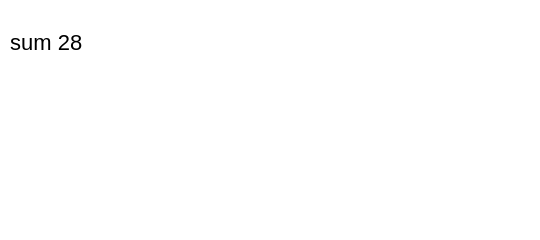

Describe this chart as a Vega-Lite specification.
### Vega specification from a JSON file in a GitHub repository (floating-point values rounded to 4 significant figures)
{"$schema": "https://vega.github.io/schema/vega/v6.json", "description": "Field names reached through `datum.name` in an expression. ECMA's identifier grammar is UnicodeIDStart/UnicodeIDContinue, which admits letter numbers, combining marks, connectors and the two zero-width joiners — a wider set than a letter-or-digit test.", "width": 260, "height": 110, "padding": 5, "data": [{"name": "rows", "values": [{"café": 7, "Ⅷx": 7, "ab": 7, "a_1": 7}], "transform": [{"type": "formula", "as": "sum", "expr": "datum.café + datum.Ⅷx + datum.ab + datum.a_1"}]}], "marks": [{"type": "text", "from": {"data": "rows"}, "encode": {"enter": {"x": {"value": 0}, "y": {"value": 20}, "text": {"signal": "'sum ' + datum.sum"}}}}]}
